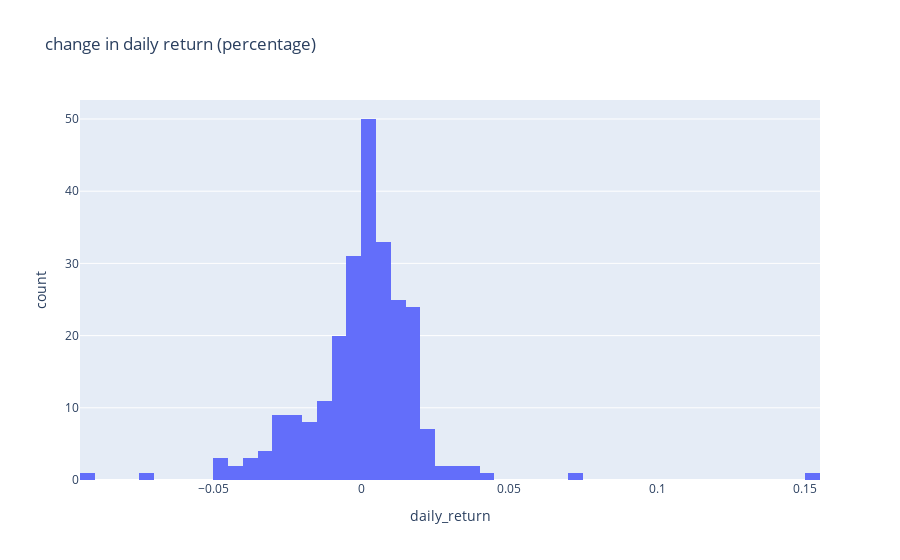

Notebook code for this chart:
### Code cell
fig = px.histogram(
    data,
    x="daily_return",
    title="change in daily return (percentage)", 
    nbins=100
)
fig.show()

### Figure 1 — Plotly figure (JSON) as saved in the notebook; plotly's stock layout.template omitted (floating-point values rounded to 4 significant figures; data arrays with more than 128 entries replaced by an {"elided": "..."} marker saying what was removed)
{"data": [{"bingroup": "x", "hovertemplate": "daily_return=%{x}<br>count=%{y}<extra></extra>", "legendgroup": "", "marker": {"color": "#636efa", "pattern": {"shape": ""}}, "name": "", "nbinsx": 100, "orientation": "v", "showlegend": false, "type": "histogram", "x": {"elided": "251 float values"}, "xaxis": "x", "yaxis": "y"}], "layout": {"barmode": "relative", "legend": {"tracegroupgap": 0}, "title": {"text": "change in daily return (percentage)"}, "xaxis": {"anchor": "y", "domain": [0, 1], "title": {"text": "daily_return"}}, "yaxis": {"anchor": "x", "domain": [0, 1], "title": {"text": "count"}}}}
